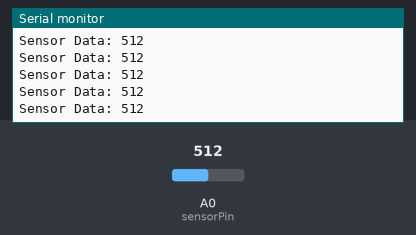
A sketch run on a simulated Arduino Uno, built with avr-gcc and run on an emulated ATmega328P. Parts: the last lines printed to the serial monitor. Inputs (shaded band) come from the test bench; at power-on: A0 (sensorPin) = 512. Storage starts empty.

Above: at 1.2 s.
1.3 s: A0 (sensorPin) set to 716
At 1.34 s:
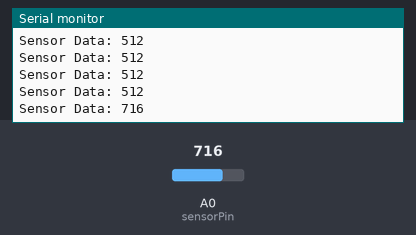
2.8 s: A0 (sensorPin) set to 900
At 2.85 s:
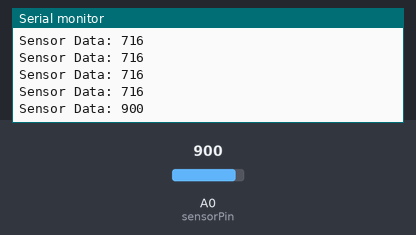
Timing chart, 0 to 5.8 s (numbered marks = the images above; inputs shaded):
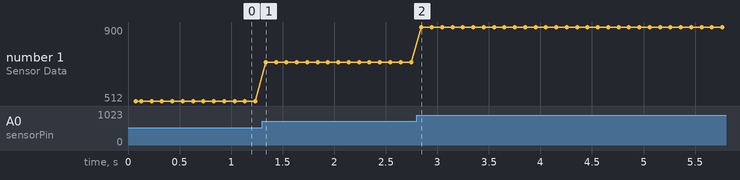

Measured:
- after the input at 1.3 s, the serial monitor: prints a new line at once (image 1)
- after the input at 2.8 s, the serial monitor: prints a new line after 0.05 s (image 2)
- plotted number 1: 512 → 716 after the input at 1.3 s, 716 → 900 after the input at 2.8 s

The sketch:

mq8.ino
```cpp
#include <SPI.h>
#include <SD.h>

const int sensorPin = A0;
int sensorData;
File dataFile;

void setup() {
  Serial.begin(9600);

  // Initialize SD card
  if (!SD.begin(A0)) {
    Serial.println("SD card initialization failed!");
    return;
  }
  Serial.println("SD card initialized.");

  // Open file for writing
  dataFile = SD.open("datalog.csv", FILE_WRITE);
  if (!dataFile) {
    Serial.println("Error opening datalog.csv!");
    return;
  }
  Serial.println("Logging data to datalog.csv...");
  dataFile.println("Sensor Data");
}

void loop() {
  // Read sensor data
  sensorData = analogRead(sensorPin);

  // Print sensor data to serial monitor
  Serial.print("Sensor Data: ");
  Serial.println(sensorData);

  // Log sensor data to CSV file
  if (dataFile) {
    dataFile.print(sensorData);
    dataFile.println();
  } else {
    Serial.println("Error writing to datalog.csv!");
  }

  delay(100); // Adjust delay as needed
}
```
